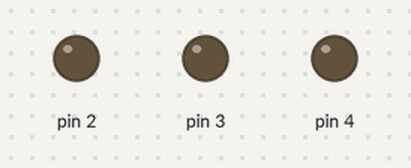
The sketch below on a simulated Arduino Uno, built with avr-gcc and run on an emulated ATmega328P. Shown: output pins drawn as LEDs (lit = HIGH).

Above: at 0.12 s.
At 0.89 s:
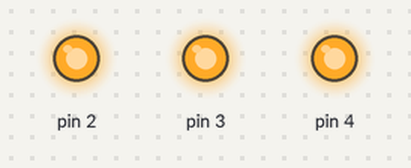
At 1.4 s:
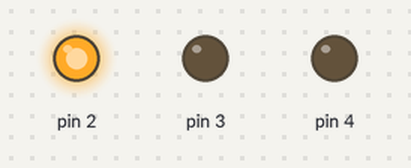
At 2.68 s:
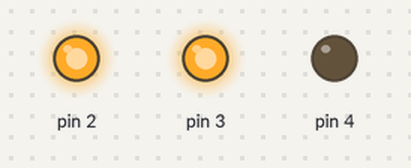
Timing chart, 0 to 3.0 s (numbered marks = the images above):
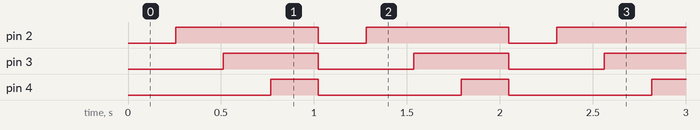

The sketch:

task4.ino
```cpp
//goofy implementation cu wdt

volatile uint8_t leds = 0;
const uint8_t LED_MASK = (1 << PIND2) | (1 << PIND3) | (1 << PIND4);

ISR(WDT_vect){      //intrerupere de la watchdog timer
  if (leds == 0b00011100){         //if leds == 0b00011100
    leds = 0;
  }else {
    leds = (leds << 1) | (1 << PIND2);
  }

  PORTD = (PORTD & ~LED_MASK) | (leds & LED_MASK);    //schimba starea ledurilor lasand ceilalti
                                                      //pini din PORTD neschimbati
}

void setup() {
  DDRD |= (1 << DDD2) | (1 << DDD3) | (1 << DDD4);  //pini pentru leduri

  //folosire wdt ca timer 0.25s
  //din cate vad putem folosi pentru pwm doar timer1 (ca sa avem exact 1kHz)
  //iar timer0 si timer2 sunt de 8 biti asa ca nu putem scoate exact 0.25s si trebuie sa
  //numaram intreruperi
  //avand in vedere ca nu folosim wdt il putem folosi pentru a numara 0.25s
  //TODO ar fi bine sa fie pus intro functie pentru a integra toate taskurile
  cli();                                              //dezactivam intreruperile cat lucram la wdt
  MCUSR &= ~(1 << WDRF);                              //ca sa ne asiguram ca putem scrie in wdtcsr
  WDTCSR |= (1 << WDCE) | (1 << WDE);                 //ca sa putem schimba configuratia wdt
  WDTCSR = (1 << WDIE) | (1 << WDP2);                 //activam intreruperile si setam prescaleru
                                                      //pentru 0.25s aka 0100
  sei();                                              //pornim inapoi intreruperile
}

void loop() {
  //totul se face in isr
}
```

Measured:
- by itself, pin 2: alternates HIGH for 0.77 s and LOW for 0.26 s
- by itself, pin 3: alternates HIGH for 0.51 s and LOW for 0.51 s
- by itself, pin 4: alternates HIGH for 0.26 s and LOW for 0.77 s
